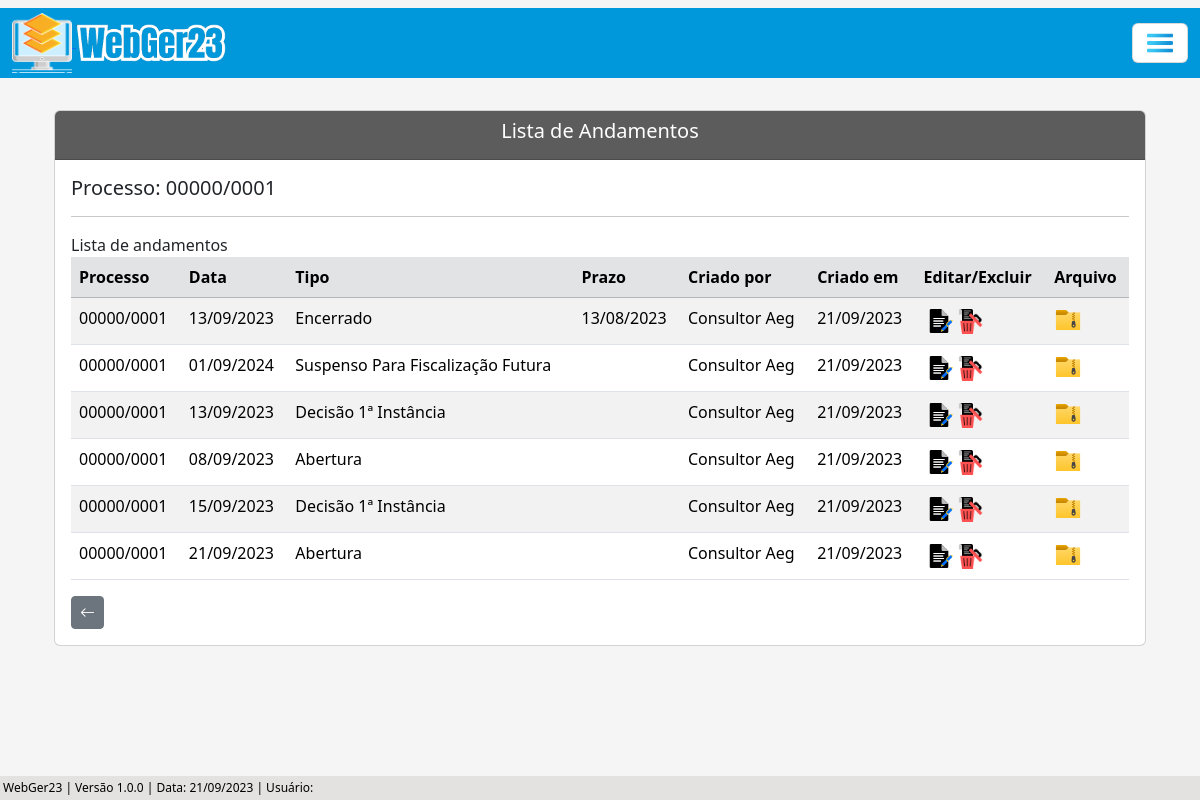
/listar/andamento-adm/4, run on an earlier commit of the app's database.
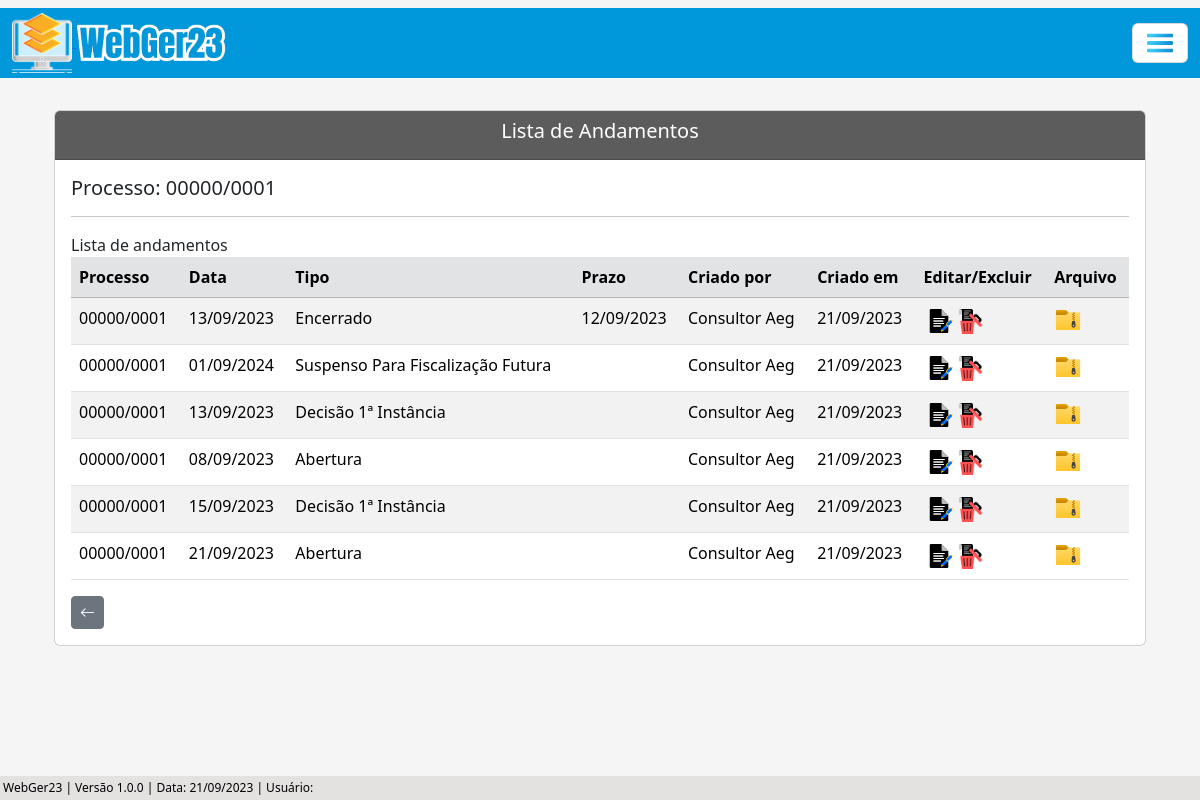
And on a later commit of the database.
### processo/models.py (models this page shows, shortened)
class Base(models.Model): # Classe base, será herdada pelas outras classes
    data_criacao = models.DateField('data_criação', auto_now_add=True)
    data_alteracao = models.DateField('Alterado', auto_now=True)
    ativo = models.BooleanField('Ativo?', default=True)
    class Meta:
        abstract = True

class AndamentoAdm(Base):
    andamentos = (
    ('Abertura', 'Abertura'), ('Parecer Fiscal', 'Parecer Fiscal'), ('Decisão 1ª Instância', 'Decisão 1ª Instância'), ('Suspenso Para Fiscalização Futura', 'Suspenso Para Fiscalização Futura'), ('Auto de Infração e Termo de Intimação - AITI.', 'Auto de Infração e Termo de Intimação - AITI.'), ('Termo de Intimação Fiscal - TIF.-tif.', 'Termo de Intimação Fiscal - TIF.'), ('Decisão de 2ª Instância', 'Decisão de 2ª Instância'), ('Cobrança de Documentação', 'Cobrança de Documentação'), ('Recurso Voluntário', 'Recurso Voluntário'), ('Fim do Contrato com a Assessoria', 'Fim do Contrato com a Assessoria'), ('Manifestação', 'Manifestação'), ('Recebimento do AR', 'Recebimento do AR'), ('Despacho', 'Despacho'), ('Aguardando Pagamento', 'Aguardando Pagamento'), ('Apresentação de Documentação para Análise', 'Apresentação de Documentação para Análise'), ('Aguardando AR', 'Aguardando AR'), ('Ofício', 'Ofício'), ('Revelia', 'Revelia'), ('Execução', 'Execução'), ('Confissão de Dívida (Parcelamento)', 'Confissão de Dívida (Parcelamento)'), ('Reenvio de Documento', 'Reenvio de Documento'), ('Parecer Juridico', 'Parecer Juridico'), ('Certidão', 'Certidão'), ('Encaminhado', 'Encaminhado'), ('Encerrado', 'Encerrado'),
    )
    situacao = (
        ('Sem Pagamento', 'Sem Pagamento'), ('Com Pagamento', 'Com Pagamento'),
    )
    criador_andamento_adm = models.ForeignKey(get_user_model(), verbose_name='Usuário Criador', on_delete=models.CASCADE)
    processo = models.ForeignKey(ProcessoAdm, on_delete=models.CASCADE) # Relacionamento 'One to Many' (um para muitos)
    data_andamento = models.DateField(verbose_name='Data do Andamento')
    andamento = models.CharField(max_length=100, choices=andamentos, verbose_name='Andamento') # Utiliza choices(escolhas) para selecionar o andamento
    situacao_pagamento = models.CharField(max_length=100, choices=situacao, blank=True, null=True)
    valor_pago = models.CharField(max_length=14, blank=True, null=True)
    data_prazo = models.DateField(blank=True, null=True)
    funcionario = models.CharField(max_length=50, blank=True, null=True)
    data_recebimento = models.DateField(blank=True, null=True)
    complemento = models.CharField(max_length=150, blank=True, null=True)
    arquivo_1 = models.FileField(upload_to='Arquivo/', verbose_name='Arquivo', blank=True)
    arquivo_2 = models.FileField(upload_to='Arquivo/', verbose_name='Arquivo', blank=True)
    arquivo_3 = models.FileField(upload_to='Arquivo/', verbose_name='Arquivo', blank=True)

class ProcessoAdm(Base):
    tipo_pessoas = (
        ('Física', 'Física'), ('Jurídica', 'Jurídica'),
    )
    criador_processo_adm = models.ForeignKey(get_user_model(), verbose_name='Usuário Criador', on_delete=models.CASCADE) # Usuário que criou o processo, utilizando chave primária com o get_user_model do django, para utilizar o usuário logado automaticamente
    numero = models.CharField(unique=True, verbose_name='N°', max_length=10) # Número do processo
    municipio = models.CharField(max_length=50, verbose_name='Município') # Município
    uf = models.CharField(max_length=2) # UF
    data_inicial = models.DateField(blank=True, null=True) # Data Inicial do Período do processo
    data_final = models.DateField(blank=True, null=True) # Data final do Período do processo
    data_div_ativa = models.DateField(blank=True, null=True) # Data dívida ativa
    valor_atributo = models.CharField(max_length=14, blank=True, null=True)  # Valor do atributo
    valor_multa = models.CharField(max_length=14, blank=True, null=True) # Valor da multa
    valor_credito = models.CharField(max_length=14, blank=True, null=True) # Valor do crédito
    valor_atualizado = models.CharField(max_length=14, blank=True, null=True) # Valor do atualizado
    data_valor_atualizado = models.DateField(blank=True, null=True) # Data valor atualizado
    nome_contribuinte = models.CharField(max_length=50)  # Nome / Razão Social
    tipo_pessoa = models.CharField(max_length=50, choices=tipo_pessoas) # Física / Jurídica
    documento = models.CharField(max_length=20, verbose_name='CPF/CNPJ', unique=True) # CPF / CNPJ
    nome_fantasia = models.CharField(max_length=50, blank=True, null=True) # Nome Fantasia
    email = models.EmailField(max_length=50, blank=True, null=True) # E-mail
    endereco = models.CharField(max_length=150) # Rua
    complemento = models.CharField(max_length=50, blank=True, null=True) # Complemento
    municipio_contribuinte = models.CharField(max_length=50, blank=True, null=True) # Município Contribuinte
    uf_contribuinte = models.CharField(max_length=2, verbose_name='UF', blank=True, null=True) # UF Contribuinte
    cep = models.CharField(max_length=10, blank=True, null=True) # CEP
    telefone = models.CharField(max_length=20, blank=True, null=True) # Telefone
    celular = models.CharField(max_length=20, blank=True, null=True) # Celular
    def __str__(self):
        return f'{self.numero}'

### processo/views.py (the view)
# urls.py: path('listar/andamento-adm/<int:pk>', AndamentoAdmList.as_view(), name='andamento-adm-list'),
class AndamentoAdmList(ListView):
    model = ProcessoAdm
    template_name = 'processos/lists/andamento_adm_list.html'
    def get_queryset(self):
        pk_processo = self.kwargs.get('pk') # Pega a pk(primary key) da URL, pk do processo
        processo = ProcessoAdm.objects.get(pk=pk_processo)  # Pega o processo que possui a pk recebida (pk é a primary key do processo)
        andamentos = processo.andamentoadm_set.all()  # Pega todos os atributos do andamento
        return andamentos
    def get_context_data(self, **kwargs):
        processo_pk = self.kwargs.get('pk') # Pega a PK do processo através da URL
        context = super().get_context_data(**kwargs)
        context['dados_processo'] = ProcessoAdm.objects.filter(pk=processo_pk) # Filtra os dados do processo através da pk
        return context

### processo/templates/processos/lists/andamento_adm_list.html (shortened to what this page needs)
{% extends 'index.html' %}
{% load static %}
{% block conteudo %}
    <div class="container p-4">
        <div class="card">
            <div class="card-header text-white" style="background-color: #5c5c5c;">
                    <h5 style="text-align: center;">Lista de Andamentos</h5>
            </div>
            <div class="card-body">
                {% for atributo in dados_processo %}
                    <h5>Processo: {{ atributo.numero }}</h5>
                {% endfor %}
                <hr>
                Lista de andamentos
                <div class="table-responsive">
                    <table class="table table-striped" id="tabela-listar-andamento">
                        <thead>
                            <tr class="table-secondary">
                                <th>Processo</th>
                                <th>Data</th>
                                <th>Tipo</th>
                                <th>Prazo</th>
                                <th>Criado por</th>
                                <th>Criado em</th>
                                <th>Editar/Excluir</th>
                                <th>Arquivo</th>
                            </tr>
                        </thead>
                        <tbody>
                            {% for andamento in object_list %}
                            <tr>
                                <td>{{ andamento.processo }}</td>
                                <td>{{ andamento.data_andamento|date:"d/m/Y" }}</td>
                                <td>{{ andamento.andamento }}</td>
                                {% if andamento.data_prazo == Null %}
                                <td></td>
                                {% else %}
                                <td>{{ andamento.data_prazo|date:"d/m/Y" }}</td>
                                {% endif%}
                                <td>{{ andamento.criador_andamento_adm.get_full_name }}</td>
                                <td>{{ andamento.data_criacao|date:"d/m/Y" }}</td>
                                <td>
                                    <a href="{% url 'andamento-adm-update' andamento.pk %}"><img src="{% static 'img/editar.png' %}" width="30"></a>
                                    <a href="{% url 'andamento-adm-delete' andamento.pk %}"><img src="{% static 'img/excluir.png' %}" width="25"></a>
                                </td>
                                <td>
                                    <a href="{% url 'arquivo-andamento-adm-list' andamento.pk %}"><img src="{% static 'img/arquivo.png' %}" width="28"></a>
                                </td>
                            </tr>
                            {% endfor %}
                        </tbody>
                    </table>
                    <a href="{% url 'proc-adm-list' %}" class="btn btn-secondary btn-sm"><i class="bi bi-arrow-left" style="font-size: 15px;"></i></a>
                </div>
            </div>
        </div>
    </div>
    <br>
{% endblock %}

What changed in the data, as far as the page shows it:
changed AndamentoAdm "Encerrado": data_prazo "13/08/2023" → "12/09/2023"
